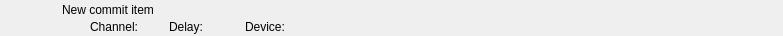
<?xml version="1.0" encoding="UTF-8"?>
<ui version="4.0">
 <class>RundownCommitWidget</class>
 <widget class="QWidget" name="RundownCommitWidget">
  <property name="geometry">
   <rect>
    <x>0</x>
    <y>0</y>
    <width>783</width>
    <height>36</height>
   </rect>
  </property>
  <layout class="QHBoxLayout" name="horizontalLayout">
   <property name="margin">
    <number>0</number>
   </property>
   <item>
    <widget class="QFrame" name="frameItem">
     <property name="sizePolicy">
      <sizepolicy hsizetype="Preferred" vsizetype="Fixed">
       <horstretch>0</horstretch>
       <verstretch>0</verstretch>
      </sizepolicy>
     </property>
     <property name="minimumSize">
      <size>
       <width>0</width>
       <height>36</height>
      </size>
     </property>
     <widget class="QLabel" name="labelThumbnail">
      <property name="geometry">
       <rect>
        <x>22</x>
        <y>2</y>
        <width>32</width>
        <height>32</height>
       </rect>
      </property>
      <property name="text">
       <string/>
      </property>
      <property name="pixmap">
       <pixmap resource="../Resource.qrc">:/Graphics/Images/Mixer.png</pixmap>
      </property>
      <property name="scaledContents">
       <bool>true</bool>
      </property>
     </widget>
     <widget class="QLabel" name="labelChannel">
      <property name="geometry">
       <rect>
        <x>90</x>
        <y>19</y>
        <width>70</width>
        <height>16</height>
       </rect>
      </property>
      <property name="text">
       <string>Channel:</string>
      </property>
     </widget>
     <widget class="QLabel" name="labelName">
      <property name="geometry">
       <rect>
        <x>62</x>
        <y>2</y>
        <width>561</width>
        <height>16</height>
       </rect>
      </property>
      <property name="text">
       <string>New commit item</string>
      </property>
     </widget>
     <widget class="QLabel" name="labelColor">
      <property name="geometry">
       <rect>
        <x>0</x>
        <y>0</y>
        <width>18</width>
        <height>36</height>
       </rect>
      </property>
      <property name="text">
       <string/>
      </property>
     </widget>
     <widget class="QLabel" name="labelGroupColor">
      <property name="geometry">
       <rect>
        <x>0</x>
        <y>0</y>
        <width>6</width>
        <height>36</height>
       </rect>
      </property>
      <property name="text">
       <string/>
      </property>
     </widget>
     <widget class="QLabel" name="labelDevice">
      <property name="geometry">
       <rect>
        <x>245</x>
        <y>19</y>
        <width>332</width>
        <height>16</height>
       </rect>
      </property>
      <property name="text">
       <string>Device:</string>
      </property>
     </widget>
     <widget class="QLabel" name="labelDelay">
      <property name="geometry">
       <rect>
        <x>169</x>
        <y>19</y>
        <width>67</width>
        <height>16</height>
       </rect>
      </property>
      <property name="text">
       <string>Delay:</string>
      </property>
     </widget>
    </widget>
   </item>
   <item>
    <widget class="QLabel" name="labelGpiTriggerable">
     <property name="minimumSize">
      <size>
       <width>32</width>
       <height>32</height>
      </size>
     </property>
     <property name="maximumSize">
      <size>
       <width>32</width>
       <height>32</height>
      </size>
     </property>
     <property name="text">
      <string/>
     </property>
     <property name="pixmap">
      <pixmap resource="../Resource.qrc">:/Graphics/Images/GpiTriggerable.png</pixmap>
     </property>
    </widget>
   </item>
   <item>
    <widget class="QLabel" name="labelDisconnected">
     <property name="minimumSize">
      <size>
       <width>32</width>
       <height>32</height>
      </size>
     </property>
     <property name="maximumSize">
      <size>
       <width>32</width>
       <height>32</height>
      </size>
     </property>
     <property name="text">
      <string/>
     </property>
     <property name="pixmap">
      <pixmap resource="../Resource.qrc">:/Graphics/Images/Disconnected.png</pixmap>
     </property>
    </widget>
   </item>
   <item>
    <widget class="QLabel" name="labelActiveColor">
     <property name="minimumSize">
      <size>
       <width>2</width>
       <height>36</height>
      </size>
     </property>
     <property name="maximumSize">
      <size>
       <width>2</width>
       <height>36</height>
      </size>
     </property>
     <property name="text">
      <string/>
     </property>
    </widget>
   </item>
  </layout>
 </widget>
 <resources>
  <include location="../Resource.qrc"/>
 </resources>
 <connections/>
 <slots>
  <slot>addToCombo()</slot>
 </slots>
</ui>
